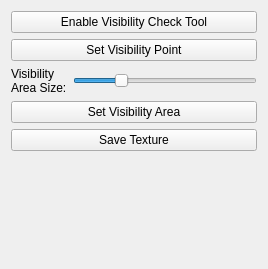
<?xml version="1.0" encoding="UTF-8"?>
<ui version="4.0">
 <class>VisibilityToolPropertiesView</class>
 <widget class="QWidget" name="VisibilityToolPropertiesView">
  <property name="geometry">
   <rect>
    <x>0</x>
    <y>0</y>
    <width>268</width>
    <height>269</height>
   </rect>
  </property>
  <property name="windowTitle">
   <string>Form</string>
  </property>
  <layout class="QVBoxLayout" name="verticalLayout">
   <item>
    <widget class="QPushButton" name="buttonEnableVisibilityTool">
     <property name="text">
      <string>Enable Visibility Check Tool</string>
     </property>
     <property name="checkable">
      <bool>false</bool>
     </property>
    </widget>
   </item>
   <item>
    <widget class="QPushButton" name="buttonSetVisibilityPoint">
     <property name="text">
      <string>Set Visibility Point</string>
     </property>
     <property name="checkable">
      <bool>true</bool>
     </property>
    </widget>
   </item>
   <item>
    <widget class="QFrame" name="frame_2">
     <property name="frameShape">
      <enum>QFrame::NoFrame</enum>
     </property>
     <property name="frameShadow">
      <enum>QFrame::Plain</enum>
     </property>
     <property name="lineWidth">
      <number>0</number>
     </property>
     <layout class="QHBoxLayout" name="horizontalLayout_3">
      <property name="margin">
       <number>0</number>
      </property>
      <item>
       <widget class="QLabel" name="labelVisibilityToolAreaSize">
        <property name="enabled">
         <bool>true</bool>
        </property>
        <property name="sizePolicy">
         <sizepolicy hsizetype="Maximum" vsizetype="Preferred">
          <horstretch>0</horstretch>
          <verstretch>0</verstretch>
         </sizepolicy>
        </property>
        <property name="text">
         <string>Visibility
Area Size:</string>
        </property>
        <property name="wordWrap">
         <bool>true</bool>
        </property>
       </widget>
      </item>
      <item>
       <widget class="QSlider" name="sliderBrushSize">
        <property name="sizePolicy">
         <sizepolicy hsizetype="Minimum" vsizetype="Preferred">
          <horstretch>0</horstretch>
          <verstretch>0</verstretch>
         </sizepolicy>
        </property>
        <property name="minimum">
         <number>30</number>
        </property>
        <property name="maximum">
         <number>401</number>
        </property>
        <property name="singleStep">
         <number>10</number>
        </property>
        <property name="value">
         <number>120</number>
        </property>
        <property name="orientation">
         <enum>Qt::Horizontal</enum>
        </property>
       </widget>
      </item>
     </layout>
    </widget>
   </item>
   <item>
    <widget class="QPushButton" name="buttonSetVisibilityArea">
     <property name="text">
      <string>Set Visibility Area</string>
     </property>
     <property name="checkable">
      <bool>true</bool>
     </property>
    </widget>
   </item>
   <item>
    <widget class="QPushButton" name="buttonSaveTexture">
     <property name="text">
      <string>Save Texture</string>
     </property>
    </widget>
   </item>
   <item>
    <spacer name="verticalSpacer_2">
     <property name="orientation">
      <enum>Qt::Vertical</enum>
     </property>
     <property name="sizeHint" stdset="0">
      <size>
       <width>241</width>
       <height>60</height>
      </size>
     </property>
    </spacer>
   </item>
  </layout>
 </widget>
 <resources/>
 <connections/>
</ui>
